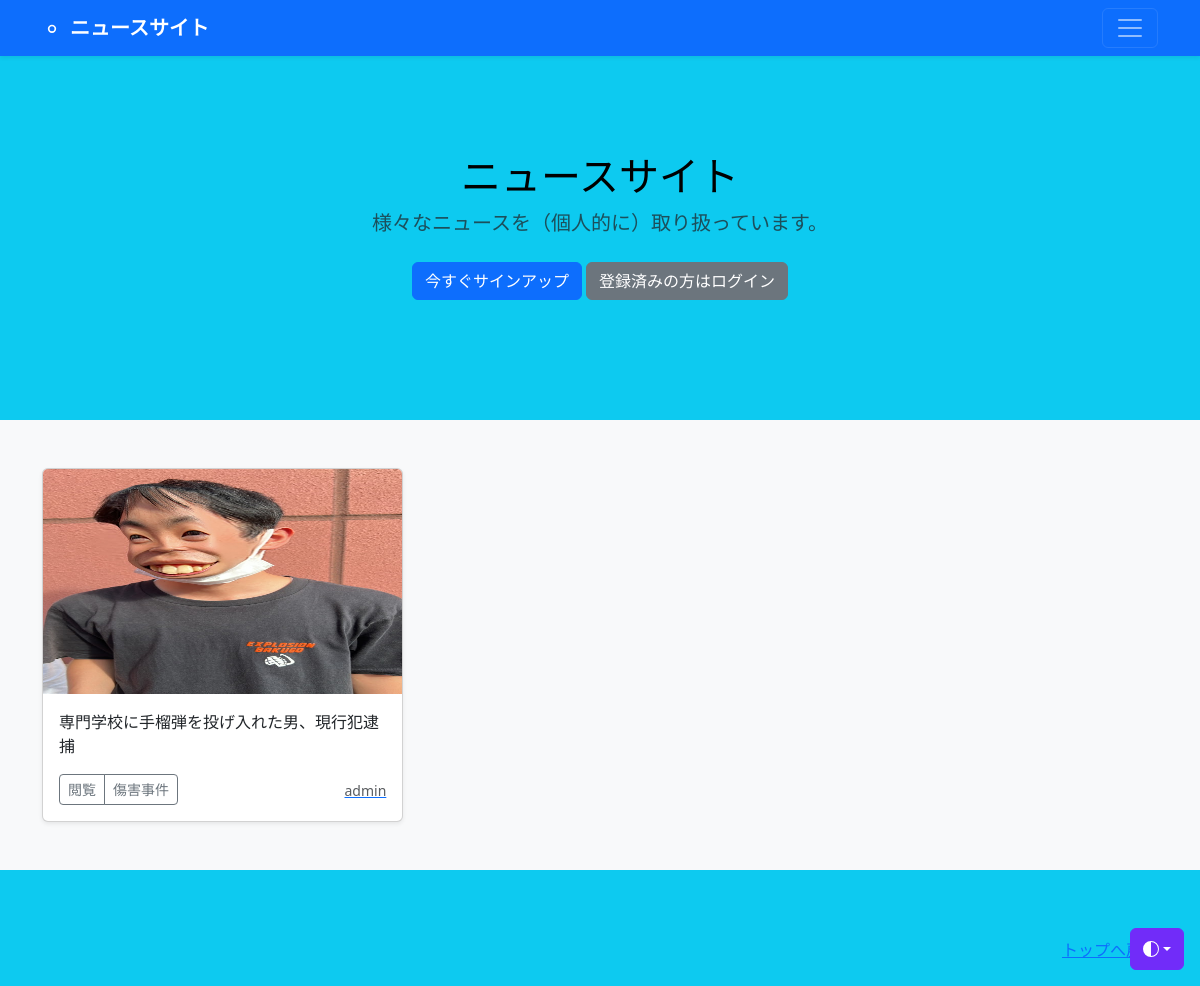
Page /news/4 on the committed database.
### news/models.py (models this page shows, shortened)
class NewsPost(models.Model):
    user = models.ForeignKey(CustomUser, verbose_name="ユーザー", on_delete=models.CASCADE)
    category = models.ForeignKey(Category, verbose_name="カテゴリ", on_delete=models.PROTECT)
    title = models.CharField(verbose_name="タイトル", max_length=200)
    comment = models.TextField(verbose_name="コメント", )
    image1 = models.ImageField(verbose_name="イメージ1", upload_to="news")
    image2 = models.ImageField(verbose_name="イメージ2", upload_to="news", blank=True, null=True)
    posted_at = models.DateTimeField(verbose_name="投稿日時", auto_now_add=True)

class Category(models.Model):
    title = models.CharField(verbose_name="カテゴリ", max_length=20)
    def __str__(self):
        return self.title

### accounts/models.py (models this page shows)
class CustomUser(AbstractUser):
    pass

### news/views.py (the view)
# urls.py: path("news/<int:category>", views.CategoryView.as_view(), name = "news_cat"),
class CategoryView(ListView):
    template_name = "index.html"
    paginate_by = 9
    def get_queryset(self):
        category_id = self.kwargs["category"]
        categories = NewsPost.objects.filter(category=category_id).order_by("-posted_at")
        return categories

### news/templates/index.html (shortened to what this page needs)
{% extends  "base.html" %}
    {% block contents %}
    {% include "news_title.html" %}
    {% include "news_list.html" %}
    {% endblock %}

### news/templates/news_list.html (shortened to what this page needs)
<div class="album py-5 bg-body-tertiary">
    <div class="container">
      <div class="row row-cols-1 row-cols-sm-2 row-cols-md-3 g-3">
        {% for record in object_list %}
        <div class="col">
          <div class="card shadow-sm">
            <img src="{{ record.image1.url }}"
                 class="bd-placeholder-img card-img-top"
                 width="100%" height="225"
                 xmlns="http://www.w3.org/2000/svc"
                 role="img" aria-label="Placeholder: Thumbnail"
                 preserveAspectRatio = "xMidYMid slice"
                 focusable="false">
                 <rect width="100%" height="100%" fill="#55595c"/>
            <div class="card-body">
              <p class="card-text">{{record.title}}</p>
              <div class="d-flex justify-content-between align-items-center">
                <div class="btn-group">
                  <button type="button" class="btn btn-sm btn-outline-secondary"
                  onclick="location.href='{% url 'news:news_detail' record.pk %}'">閲覧</button>
                  <button type="button" class="btn btn-sm btn-outline-secondary"
                  onclick="location.href='{% url 'news:news_cat' category=record.category.id %}'">
                  {{record.category}}</button>
                </div>
                <a href="{% url 'news:user_list' user=record.user.id %}"><small class="text-muted">{{record.user.username}}</small></a>
              </div>
            </div>
          </div>
        </div>
        {% endfor %}
      </div>
    </div>
  </div>

### news/templates/base.html (style rules this page uses)
.bd-placeholder-img { font-size: 1.125rem; text-anchor: middle; -webkit-user-select: none; -moz-user-select: none; user-select: none; }

### rows in the picture
NewsPost: image1 (picture), title "専門学校に手榴弾を投げ入れた男、現行犯逮捕", category "傷害事件", user.username "admin"
